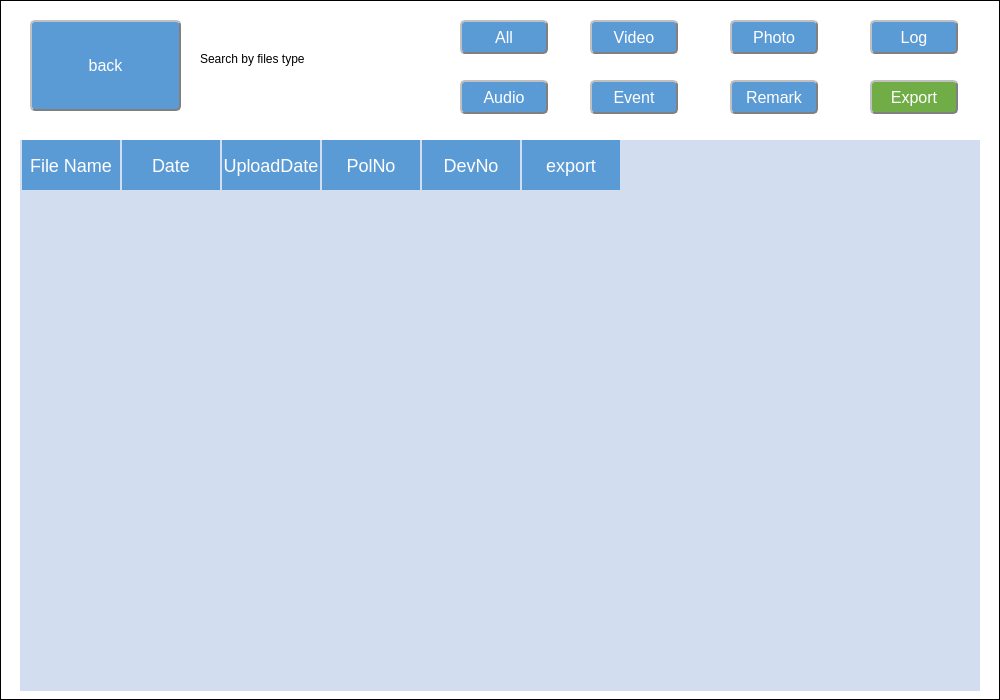
<?xml version="1.0" encoding="UTF-8"?>
<ui version="4.0">
 <class>SearchByType</class>
 <widget class="QDialog" name="SearchByType">
  <property name="geometry">
   <rect>
    <x>0</x>
    <y>0</y>
    <width>1000</width>
    <height>700</height>
   </rect>
  </property>
  <property name="windowTitle">
   <string>Dialog</string>
  </property>
  <property name="styleSheet">
   <string notr="true">background:#FFFFFF;
border:1px solid black;</string>
  </property>
  <widget class="QLabel" name="label">
   <property name="geometry">
    <rect>
     <x>200</x>
     <y>30</y>
     <width>251</width>
     <height>71</height>
    </rect>
   </property>
   <property name="styleSheet">
    <string notr="true">border:none;</string>
   </property>
   <property name="text">
    <string>Search by files type
</string>
   </property>
  </widget>
  <widget class="QPushButton" name="pushButton_searchall">
   <property name="geometry">
    <rect>
     <x>460</x>
     <y>20</y>
     <width>88</width>
     <height>34</height>
    </rect>
   </property>
   <property name="styleSheet">
    <string notr="true">QPushButton{
background-color:rgba(91,155,213,100%);
color: white;   
border-radius: 5px;  
border: 2px groove gray; 
border-style: outset;
font:16px;
}
QPushButton:pressed{
background-color:rgb(85, 170, 255);
 border-style: inset;
}</string>
   </property>
   <property name="text">
    <string>All</string>
   </property>
  </widget>
  <widget class="QPushButton" name="btn_Audio">
   <property name="geometry">
    <rect>
     <x>460</x>
     <y>80</y>
     <width>88</width>
     <height>34</height>
    </rect>
   </property>
   <property name="styleSheet">
    <string notr="true">QPushButton{
background-color:rgba(91,155,213,100%);
color: white;   
border-radius: 5px;  
border: 2px groove gray; 
border-style: outset;
font:16px;
}
QPushButton:pressed{
background-color:rgb(85, 170, 255);
 border-style: inset;
}</string>
   </property>
   <property name="text">
    <string>Audio</string>
   </property>
  </widget>
  <widget class="QPushButton" name="pushButton_video">
   <property name="geometry">
    <rect>
     <x>590</x>
     <y>20</y>
     <width>88</width>
     <height>34</height>
    </rect>
   </property>
   <property name="styleSheet">
    <string notr="true">QPushButton{
background-color:rgba(91,155,213,100%);
color: white;   
border-radius: 5px;  
border: 2px groove gray; 
border-style: outset;
font:16px;
}
QPushButton:pressed{
background-color:rgb(85, 170, 255);
 border-style: inset;
}</string>
   </property>
   <property name="text">
    <string>Video</string>
   </property>
  </widget>
  <widget class="QPushButton" name="pushButton_4">
   <property name="geometry">
    <rect>
     <x>590</x>
     <y>80</y>
     <width>88</width>
     <height>34</height>
    </rect>
   </property>
   <property name="styleSheet">
    <string notr="true">QPushButton{
background-color:rgba(91,155,213,100%);
color: white;   
border-radius: 5px;  
border: 2px groove gray; 
border-style: outset;
font:16px;
}
QPushButton:pressed{
background-color:rgb(85, 170, 255);
 border-style: inset;
}</string>
   </property>
   <property name="text">
    <string>Event</string>
   </property>
  </widget>
  <widget class="QPushButton" name="pushButton_photo">
   <property name="geometry">
    <rect>
     <x>730</x>
     <y>20</y>
     <width>88</width>
     <height>34</height>
    </rect>
   </property>
   <property name="styleSheet">
    <string notr="true">QPushButton{
background-color:rgba(91,155,213,100%);
color: white;   
border-radius: 5px;  
border: 2px groove gray; 
border-style: outset;
font:16px;
}
QPushButton:pressed{
background-color:rgb(85, 170, 255);
 border-style: inset;
}</string>
   </property>
   <property name="text">
    <string>Photo</string>
   </property>
  </widget>
  <widget class="QPushButton" name="pushButton_6">
   <property name="geometry">
    <rect>
     <x>730</x>
     <y>80</y>
     <width>88</width>
     <height>34</height>
    </rect>
   </property>
   <property name="styleSheet">
    <string notr="true">QPushButton{
background-color:rgba(91,155,213,100%);
color: white;   
border-radius: 5px;  
border: 2px groove gray; 
border-style: outset;
font:16px;
}
QPushButton:pressed{
background-color:rgb(85, 170, 255);
 border-style: inset;
}</string>
   </property>
   <property name="text">
    <string>Remark</string>
   </property>
  </widget>
  <widget class="QPushButton" name="pushButton_Log">
   <property name="geometry">
    <rect>
     <x>870</x>
     <y>20</y>
     <width>88</width>
     <height>34</height>
    </rect>
   </property>
   <property name="styleSheet">
    <string notr="true">QPushButton{
background-color:rgba(91,155,213,100%);
color: white;   
border-radius: 5px;  
border: 2px groove gray; 
border-style: outset;
font:16px;
}
QPushButton:pressed{
background-color:rgb(85, 170, 255);
 border-style: inset;
}</string>
   </property>
   <property name="text">
    <string>Log</string>
   </property>
  </widget>
  <widget class="QPushButton" name="btn_Export">
   <property name="geometry">
    <rect>
     <x>870</x>
     <y>80</y>
     <width>88</width>
     <height>34</height>
    </rect>
   </property>
   <property name="styleSheet">
    <string notr="true">QPushButton{
background-color:#70AD47;
color: white;   
border-radius: 5px;  
border: 2px groove gray; 
border-style: outset;
font:16px;
}
QPushButton:pressed{
background-color:#329632;
 border-style: inset;
}</string>
   </property>
   <property name="text">
    <string>Export</string>
   </property>
  </widget>
  <widget class="QTableWidget" name="tableWidget">
   <property name="geometry">
    <rect>
     <x>20</x>
     <y>140</y>
     <width>960</width>
     <height>551</height>
    </rect>
   </property>
   <property name="styleSheet">
    <string notr="true">QWidget{
	background:rgba(255, 255, 255,0);
 	border:none;
}
QHeaderView
{
    background:transparent;  
	border:none;
}
QHeaderView::section 
{
    font-size:18px; 
    font-family:&quot;Microsoft YaHei&quot;; 
    color:#FFFFFF;  
    background:#5B9BD5;  
    border:none; 
    min-height:50px; 
    max-height:50px;        
    margin-left:1.5px;   
    padding-left:0px;  
}
QTableWidget{
	background:#D2DEEF;  
	border:none;
}
</string>
   </property>
   <column>
    <property name="text">
     <string>File Name</string>
    </property>
   </column>
   <column>
    <property name="text">
     <string>Date</string>
    </property>
   </column>
   <column>
    <property name="text">
     <string>UploadDate</string>
    </property>
   </column>
   <column>
    <property name="text">
     <string>PolNo</string>
    </property>
   </column>
   <column>
    <property name="text">
     <string>DevNo</string>
    </property>
   </column>
   <column>
    <property name="text">
     <string>export</string>
    </property>
   </column>
  </widget>
  <widget class="QPushButton" name="pushButton_goback">
   <property name="geometry">
    <rect>
     <x>30</x>
     <y>20</y>
     <width>151</width>
     <height>91</height>
    </rect>
   </property>
   <property name="styleSheet">
    <string notr="true">QPushButton{
background-color:rgba(91,155,213,100%);
color: white;   
border-radius: 5px;  
border: 2px groove gray; 
border-style: outset;
font:16px;
}
QPushButton:pressed{
background-color:rgb(85, 170, 255);
 border-style: inset;
}</string>
   </property>
   <property name="text">
    <string>back</string>
   </property>
  </widget>
 </widget>
 <resources/>
 <connections/>
</ui>
